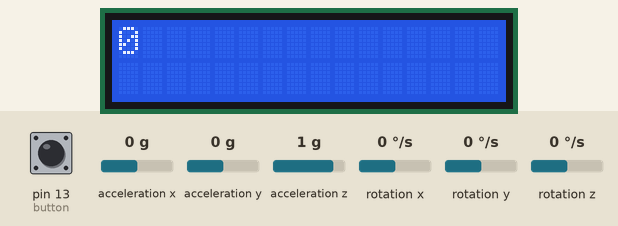
Simulated run of this sketch. Board: Arduino Uno, built with avr-gcc and run on an emulated ATmega328P. Shown: 16×2 character LCD. The test bench sets the inputs (shaded band); at power-on: acceleration x 0 g, acceleration z 1 g, acceleration y 0 g, pin 13 (button) HIGH, rotation x 0 °/s, rotation y 0 °/s, rotation z 0 °/s. What the sketch prints to the serial monitor is not drawn.

Above: at 1.2 s.
1.3 s: acceleration x set to -1.4 g
At 2.7 s:
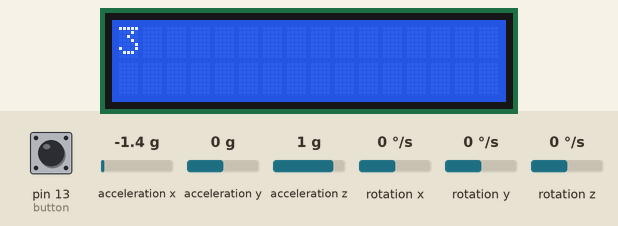
2.8 s: acceleration z set to 0 g
4.3 s: acceleration y set to -1.4 g
At 4.6 s:
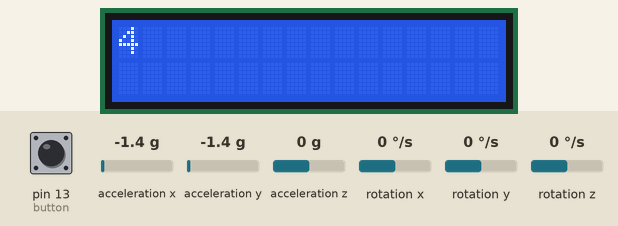
5.8 s: pin 13 (button) pulled LOW for 0.15 s
At 6.7 s:
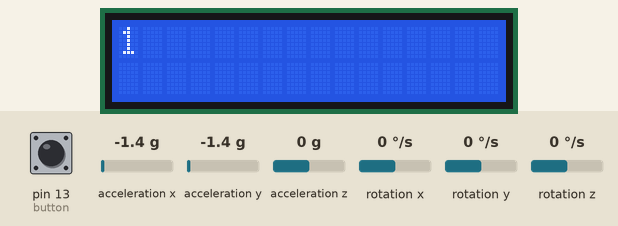
8.9 s: pin 13 (button) pulled LOW for 1 s
At 11.3 s:
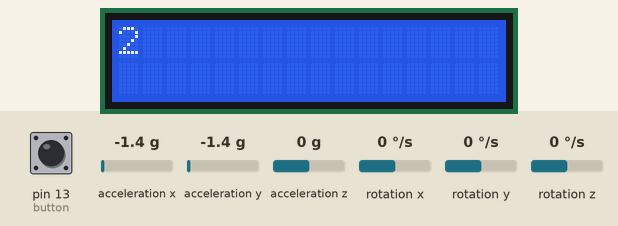
Timing chart, 0 to 12.8 s (numbered marks = the images above; inputs shaded):
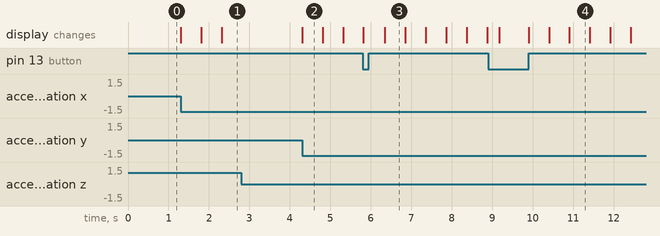

Measured:
- after the input at 1.3 s, the display: first changes at once (image 1 shows a later state)
- after the input at 2.8 s, every drawn part: stays the same
- after the input at 4.3 s, the display: changes at once (image 2)
- what the display in image 2 shows lasts 0.5 s, from 4.3 s to 4.8 s

The sketch:

lab2.ino
```cpp
#include<MPU6050.h>
#include<Wire.h>
#include<math.h>
#include<LiquidCrystal_I2C.h>
#define button 13
MPU6050 accelgyro;
int16_t ax, ay, az, gx, gy, gz;
int angle_x, angle_y, angle_z;
int angle_x_last, angle_y_last, angle_z_last;
bool state;
long counter = 0;
long result;
long last=0;

LiquidCrystal_I2C lcd(0x27,16,2);
void setup() {
  // put your setup code here, to run once:
  Wire.begin();
  Serial.begin(9600);
  accelgyro.initialize();
  lcd.init();
  lcd.backlight();
  pinMode(button, INPUT_PULLUP);
  lcd.clear();
  lcd.setCursor(0,0);
  lcd.print(0);
}


void loop() {
  if(!digitalRead(button))
  {
    counter = 0;
    lcd.clear();
    lcd.setCursor(0,0);
    lcd.print(0);
  }

  // put your main code here, to run repeatedly:
 accelgyro.getMotion6(&ax, &ay, &az, &gx, &gy, &gz);
  result = pow((pow(ax, 2) + pow(ay, 2) + pow(az, 2)), 0.5);
    //Serial.println(result);
    //Serial.println(millis()- last);
  if(result > 1.5 * 16384  && (millis()-last) > 500){
    counter ++;
    Serial.print(counter);
    lcd.setCursor(0,0);
    lcd.clear();
    lcd.print(counter);
    last = millis();
  }


}
```
